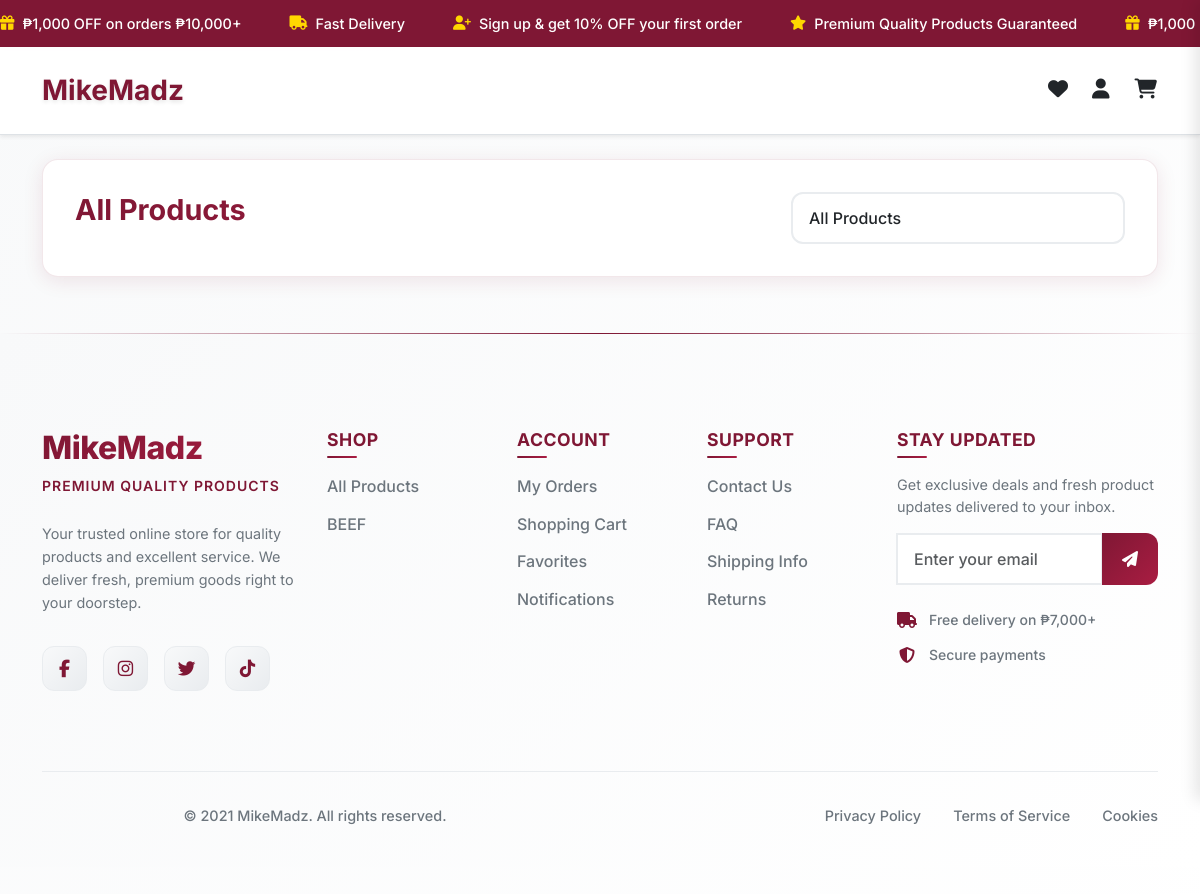
Before: /product.php with the older database file.
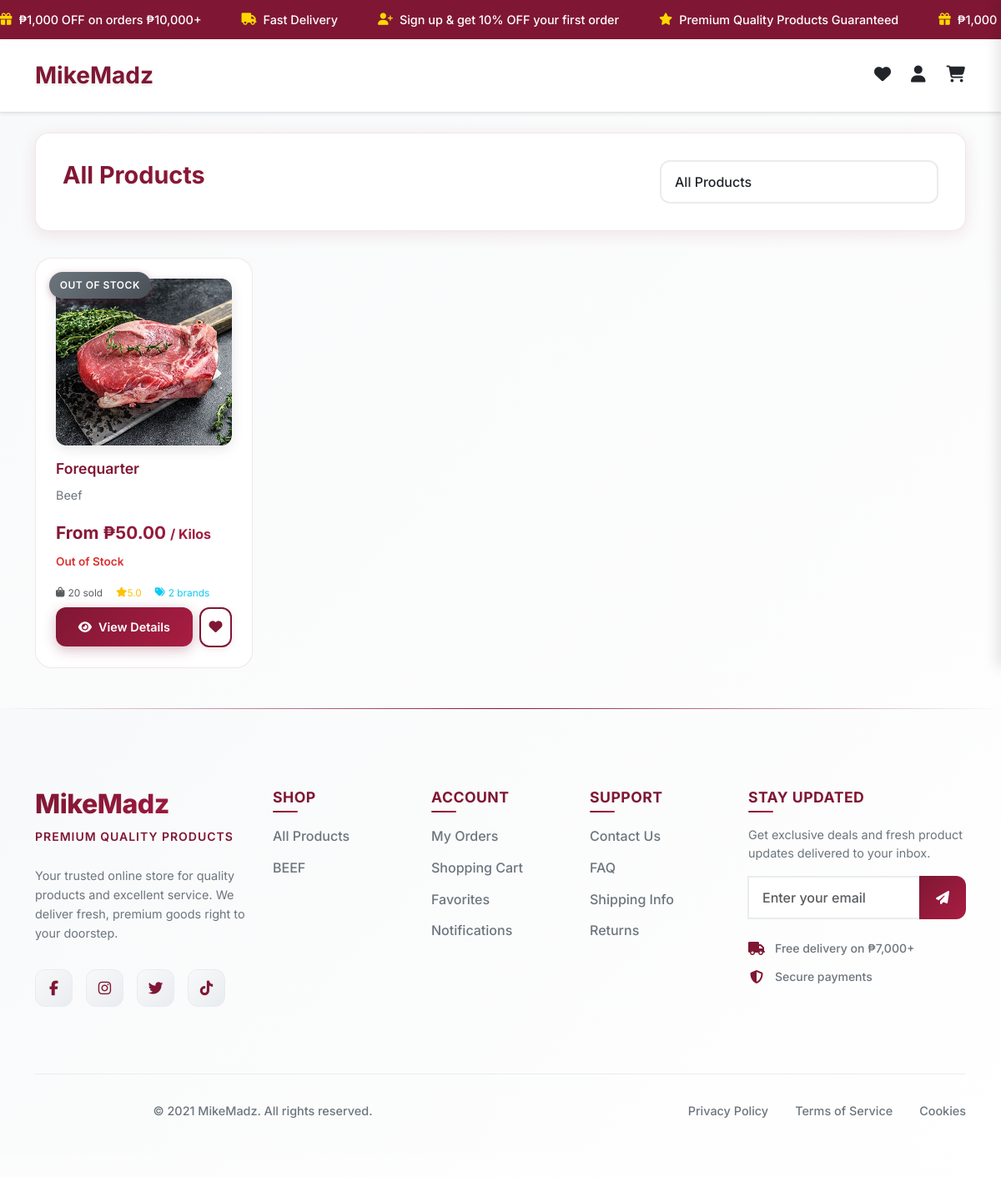
After: the same page with the newer database file.
### tables this page shows
CREATE TABLE `promo_messages` (
  `id` int(11) NOT NULL,
  `message_text` text NOT NULL,
  `icon_class` varchar(100) NOT NULL DEFAULT 'fas fa-star',
  `is_active` tinyint(1) DEFAULT 1,
  `sort_order` int(11) DEFAULT 0,
  `created_at` timestamp NOT NULL DEFAULT current_timestamp(),
  `updated_at` timestamp NOT NULL DEFAULT current_timestamp() ON UPDATE current_timestamp()
);

CREATE TABLE `categories` (
  `category_id` int(11) NOT NULL,
  `category_name` varchar(100) NOT NULL
);

CREATE TABLE `products` (
  `product_id` int(11) NOT NULL,
  `product_name` varchar(255) NOT NULL,
  `product_description` text DEFAULT NULL,
  `created_at` timestamp NOT NULL DEFAULT current_timestamp(),
  `category_id` int(11) DEFAULT NULL,
  `is_archive` tinyint(1) DEFAULT 0,
  `brand_id` int(11) DEFAULT NULL,
  `supplier_id` int(11) DEFAULT NULL,
  `uom_id` int(11) DEFAULT NULL,
  `shelf_life_days` int(11) DEFAULT NULL COMMENT 'Expected shelf life in days',
  `storage_requirements` enum('room_temp','refrigerated','frozen','special') DEFAULT 'room_temp',
  `is_perishable` tinyint(1) DEFAULT 0 COMMENT '1 if product is perishable, 0 if not'
);

### product.php (the view, shortened to what the rows shown need)
<?php
include 'includes/db.php';
$products = [];
try {
    $user_favorites = [];
} catch (PDOException $e) {
    echo "Error fetching data: " . $e->getMessage();
}
?>
<!DOCTYPE html>
<html lang="en">
<head>
    <?php include 'includes/user_head.php'; ?>
    <link rel="stylesheet" href="https://cdn.jsdelivr.net/npm/swiper@11/swiper-bundle.min.css">
</head>
<body>
    <?php include 'includes/user_promo.php'; ?>
    <?php include 'includes/user_navbar.php'; ?>
    <div class="container mt-4 mb-5">
        <div class="category-section">
            <div class="row align-items-center">
                <div class="col-md-8">
                    <?php if (isset($_GET['category'])): ?>
                        <h1 class="category-title">Category: <?= htmlspecialchars(ucfirst($_GET['category'])) ?></h1>
                    <?php else: ?>
                        <h1 class="category-title">All Products</h1>
                    <?php endif; ?>
                </div>
            </div>
        </div>
        <div class="row g-4">
            <?php foreach ($products as $product): ?>
                <div class="col-md-6 col-lg-4 col-xl-3">
                    <div class="product-card">
                        <?php if ((float)$product['stock'] > 10): ?>
                            <span class="product-badge in-stock">In Stock</span>
                        <?php elseif ((float)$product['stock'] > 0): ?>
                            <span class="product-badge low-stock">Low Stock</span>
                        <?php else: ?>
                            <span class="product-badge out-of-stock">Out of Stock</span>
                        <?php endif; ?>
                        <div class="swiper mySwiper" data-product-id="<?= $product['id'] ?>" style="cursor: pointer;">
                            <div class="swiper-wrapper">
                                <?php if (!empty($product['image1'])): ?>
                                    <div class="swiper-slide">
                                        <img src="admin/<?= htmlspecialchars($product['image1']) ?>" class="w-100" style="height: 200px; object-fit: cover;" onerror="this.src='images/placeholder.jpg'">
                                    </div>
                                <?php endif; ?>
                            </div>
                        </div>
                        <h3 class="product-title" onclick="window.location.href='product_detail.php?id=<?= $product['id'] ?>'" style="cursor: pointer;">
                            <?= htmlspecialchars($product['name']) ?>
                        </h3>
                        <p class="product-desc"><?= htmlspecialchars($product['description']) ?></p>
                        <div class="product-price">
                            From ₱<?= number_format($product['price'], 2) ?>
                            <span class="fs-6 text-muted"> / <?= htmlspecialchars($product['uom_name'] ?? '') ?></span>
                        </div>
                        <div class="product-stock">
                            <?php if ($product['stock'] > 0): ?>
                                <span class="stock-available">
                                    Stock: <?= number_format((float)$product['stock'], 1) ?> <?= htmlspecialchars($product['uom_name'] ?? '') ?>
                                </span>
                            <?php else: ?>
                                <span class="stock-out">Out of Stock</span>
                            <?php endif; ?>
                        </div>
                        <div class="product-meta mb-2">
                            <small class="text-muted">
                                <i class="fas fa-shopping-bag me-1"></i><?= number_format($product['products_sold']) ?> sold
                            </small>
                            <?php if ($product['avg_rating'] > 0): ?>
                                <small class="text-warning ms-2">
                                    <i class="fas fa-star"></i> <?= number_format($product['avg_rating'], 1) ?>
                                </small>
                            <?php else: ?>
                                <small class="text-muted ms-2">
                                    <i class="fas fa-star"></i> No rating yet
                                </small>
                            <?php endif; ?>
                            <?php if ($product['brand_count'] > 1): ?>
                                <small class="text-info ms-2">
                                    <i class="fas fa-tags me-1"></i><?= $product['brand_count'] ?> brands
                                </small>
                            <?php endif; ?>
                        </div>
                        <div class="d-flex align-items-center gap-2">
                            <button type="button" class="btn-add-cart flex-grow-1" onclick="window.location.href='product_detail.php?id=<?= $product['id'] ?>'">
                                <i class="fas fa-eye me-2"></i>View Details
                            </button>
                            <button type="button" class="btn-favorite <?= in_array($product['id'], $user_favorites) ? 'favorited' : '' ?>" data-product-id="<?= $product['id'] ?>">
                                <i class="fas fa-heart"></i>
                            </button>
                        </div>
                    </div>
                </div>
            <?php endforeach; ?>
        </div>
    </div>
        <?php include 'includes/user_footer.php'; ?>
</body>
</html>

### includes/user_promo.php (shortened to what the rows shown need)
 <?php
$promo_messages = [];
try {
    include_once __DIR__ . '/db.php';
    $stmt = $pdo->query("SELECT * FROM promo_messages WHERE is_active = 1 ORDER BY sort_order ASC, created_at ASC");
    $promo_messages = $stmt->fetchAll(PDO::FETCH_ASSOC);
} catch (Exception $e) {
    $promo_messages = [
        ['message_text' => '₱1,000 OFF on orders ₱10,000+', 'icon_class' => 'fas fa-gift'],
        ['message_text' => 'Free Nationwide Delivery on ₱7,000+', 'icon_class' => 'fas fa-truck'],
        ['message_text' => 'Sign up & get 10% OFF your first order', 'icon_class' => 'fas fa-user-plus'],
        ['message_text' => 'Premium Quality Products Guaranteed', 'icon_class' => 'fas fa-star'],
        ['message_text' => '90 Minutes Express Delivery', 'icon_class' => 'fas fa-clock']
    ];
}
?>
<div class="promo-banner">
    <div class="promo-marquee">
        <?php foreach ($promo_messages as $message): ?>
            <div class="promo-item">
                <i class="<?= htmlspecialchars($message['icon_class']) ?>"></i><?= htmlspecialchars($message['message_text']) ?>
            </div>
        <?php endforeach; ?>
        <?php foreach ($promo_messages as $message): ?>
            <div class="promo-item">
                <i class="<?= htmlspecialchars($message['icon_class']) ?>"></i><?= htmlspecialchars($message['message_text']) ?>
            </div>
        <?php endforeach; ?>
    </div>
</div>

### includes/user_footer.php (shortened to what the rows shown need)
<?php
include_once __DIR__ . '/db.php';
$footer_categories = [];
try {
    $stmt = $pdo->query("
        SELECT
            c.category_id,
            c.category_name,
            COUNT(p.product_id) as product_count
        FROM categories c
        LEFT JOIN products p ON c.category_id = p.category_id AND p.is_archive = 0
        GROUP BY c.category_id, c.category_name
        HAVING product_count > 0
        ORDER BY product_count DESC, c.category_name
        LIMIT 6
    ");
    $footer_categories = $stmt->fetchAll(PDO::FETCH_ASSOC);
} catch (PDOException $e) {
    $footer_categories = [];
}
?>
<footer class="footer">
    <div class="container">
        <div class="row g-4 py-5">
            <div class="col-lg-3 col-md-6">
                <div class="footer-brand mb-4">
                    <h2 class="brand-name">MikeMadz</h2>
                </div>
            </div>
            <div class="col-lg-2 col-md-6">
                <ul class="footer-links">
                    <?php if (!empty($footer_categories)): ?>
                        <?php foreach ($footer_categories as $category): ?>
                            <li><a href="product.php?category=<?= urlencode(strtolower($category['category_name'])) ?>">
                                <?= htmlspecialchars(ucfirst($category['category_name'])) ?>
                            </a></li>
                        <?php endforeach; ?>
                    <?php endif; ?>
                </ul>
            </div>
        </div>
    </div>
</footer>

Changed rows visible on the page:
added products: product_name "Forequarter", product_description "Beef", price "50.00", uom_name "Kilos", products_sold "20", avg_rating "5.0", brand_count "2"
